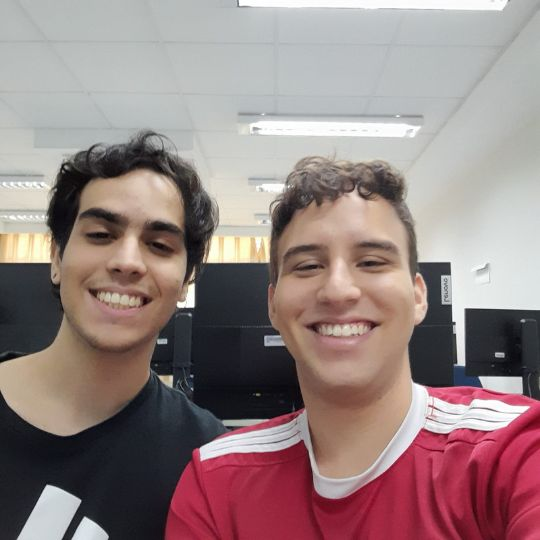
#> input picture Lab-3/Arquivos/selfie.jpg, 540 x 540 px
$ python Dados1.py
#> lines starting #> are read from the running program, lines starting #| are printed output that depends on the picture
import matplotlib.pyplot as plt
import numpy as np

n = 540

def rgb2gray(rgb):
    rgb = rgb.astype(float)
    return (rgb[:,:,0]+rgb[:,:,1]+rgb[:,:,2])*1/3

# Deixa a imagem preto e branco
img = plt.imread('Arquivos/selfie.jpg')
#> img is the input picture: shape (540, 540, 3); mean R, G, B 149.4, 130.1, 129.5
imggray = rgb2gray(img)
#> in rgb2gray, `return (rgb[:,:,0]+rgb[:,:,1]+rgb[:,:,2])*1/3`:
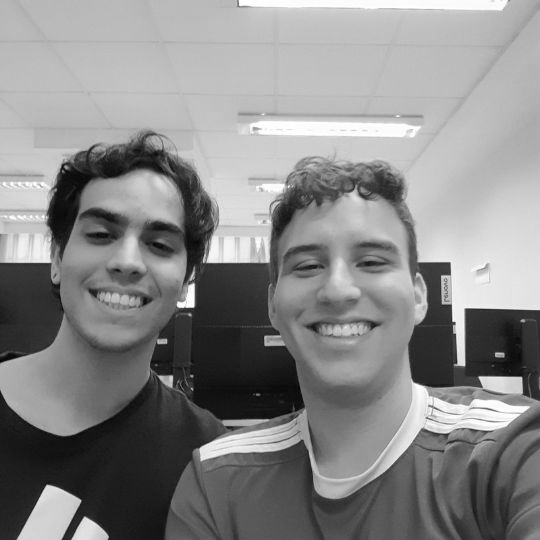
#> returned value: shape (540, 540) float64; min 2.67, max 255, mean 136.3
plt.imshow(imggray, cmap="gray")

# Adiciona ruído
t = imggray.shape
#> t = (540, 540)
imgruido = imggray + np.random.rand(t[0],t[1])
plt.imshow(imgruido, cmap="gray")
plt.show()
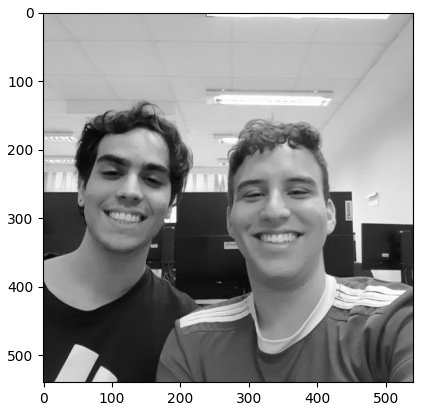
#> figure drawn by matplotlib, 1 panel
